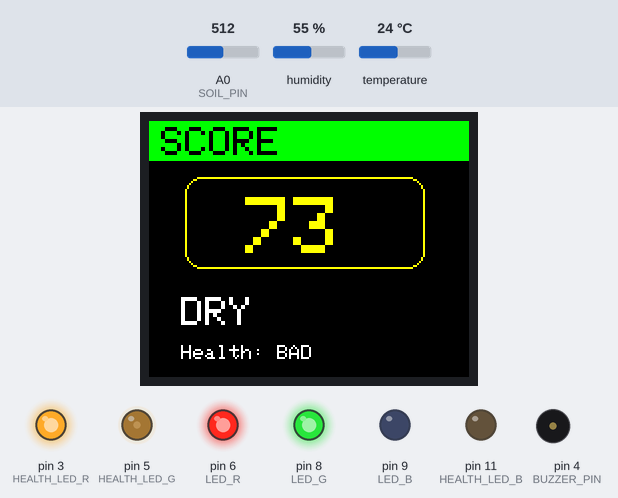
A sketch run on a simulated Arduino Uno, built with avr-gcc and run on an emulated ATmega328P. On the bench: 160×128 colour display, output pins drawn as LEDs (lit = HIGH), buzzer (waves = sounding). The test bench sets the inputs (shaded band); at power-on: A0 (SOIL_PIN) = 512, humidity 55 %, temperature 24 °C. What the sketch prints to the serial monitor is not drawn.

Above: at 3.0 s.
3.1 s: A0 (SOIL_PIN) set to 488
At 5.7 s:
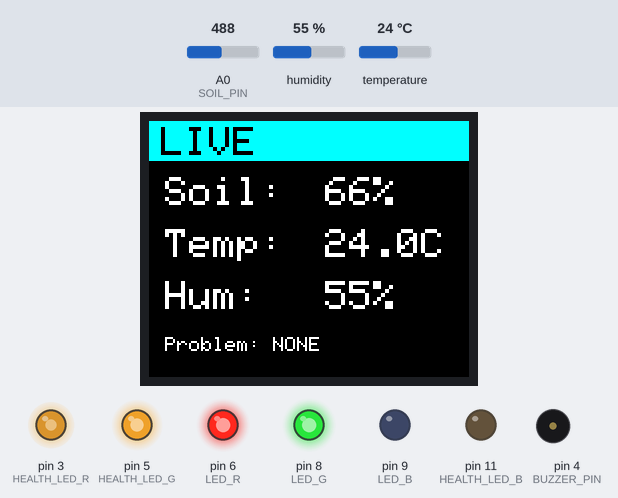
10.5 s: humidity set to 46 %
At 19.2 s:
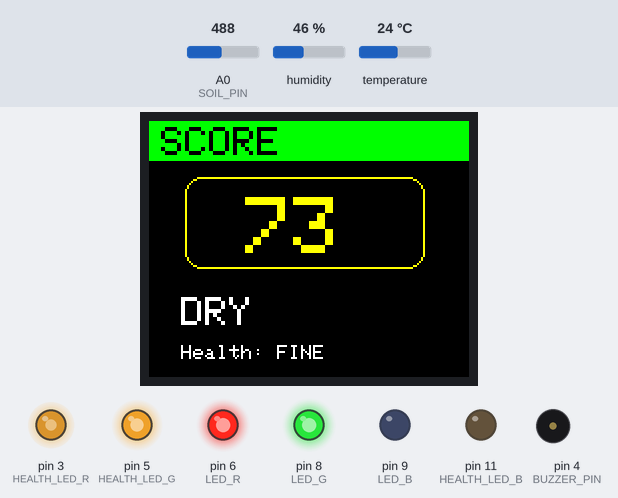
19.5 s: humidity set to 43 %
At 23.0 s:
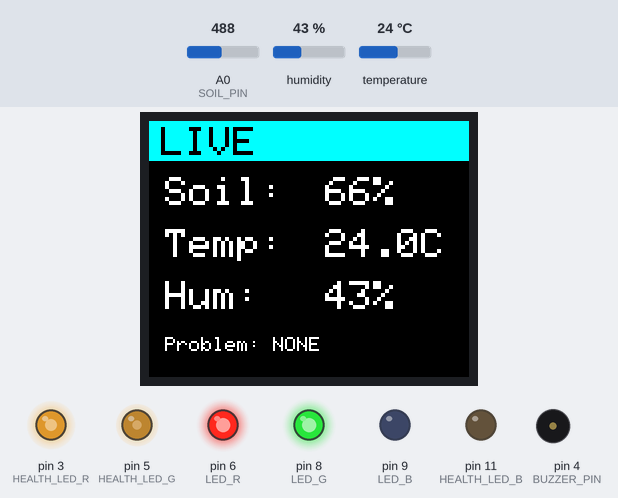
25.5 s: A0 (SOIL_PIN) set to 457
At 29.0 s:
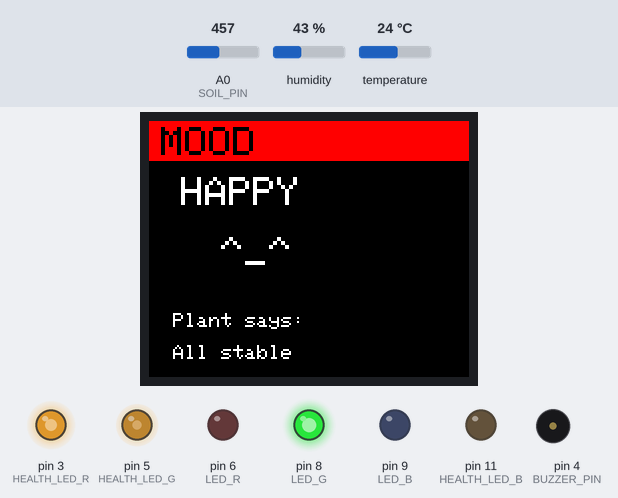
29.5 s: temperature set to 28 °C
At 30.9 s:
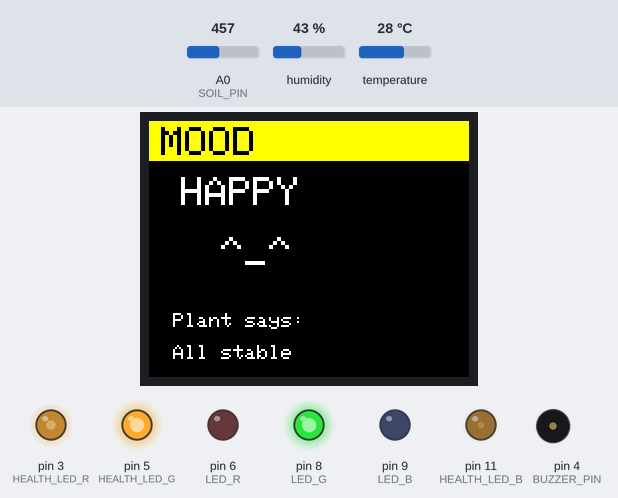
37.6 s: A0 (SOIL_PIN) set to 716
At 38.6 s:
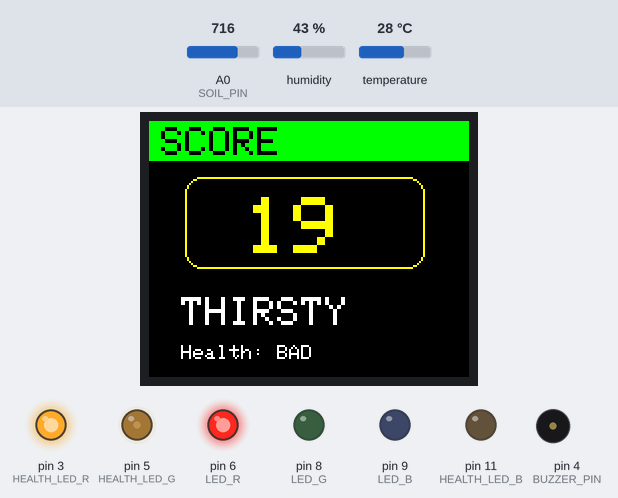
Timing chart, 0 to 47.5 s (numbered marks = the images above; inputs shaded):
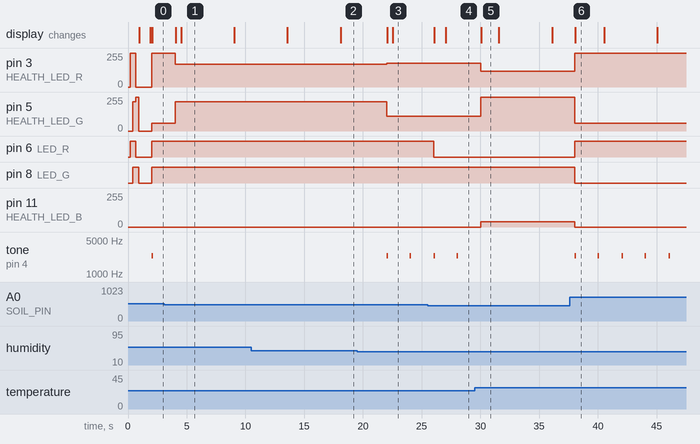

The sketch:

Plant_Happiness.ino
```cpp
// ============================================
// SMART PLANT BUDDY — Arduino Firmware
// Sensors: FC-28 soil moisture + DHT11
// Outputs: status RGB LED + health RGB LED + passive buzzer + 1.8 TFT
// Serial: JSON stream to Python logger
// TFT assumption: ST7735 128x160 SPI display
// ============================================

#include <SPI.h>
#include <Adafruit_GFX.h>
#include <Adafruit_ST7735.h>
#include <DHT.h>

#define SOIL_PIN       A0
#define DHT_PIN         7
#define DHT_TYPE    DHT11

// Moisture/status LED
#define LED_R           6
#define LED_G           8
#define LED_B           9

// Overall health LED
#define HEALTH_LED_R    3
#define HEALTH_LED_G    5
#define HEALTH_LED_B   11

// Buzzer
#define BUZZER_PIN      4

// TFT pins use software SPI
#define TFT_CS         10
#define TFT_DC         12
#define TFT_RST        A1
#define TFT_MOSI       A2
#define TFT_SCLK       A3

const int   SOIL_RAW_WET         = 320;
const int   SOIL_RAW_DRY         = 820;
const int   SOIL_SURFACE_DRY_PCT = 70;
const int   SOIL_DRY_PCT         = 50;
const int   SOIL_WET_PCT         = 80;
const int   SOIL_DRENCHED_PCT    = 90;

const float TEMP_OPT_LOW         = 20.0;
const float TEMP_OPT_HIGH        = 30.0;
const float TEMP_WARN_MARGIN     = 2.0;
const float TEMP_CRIT_HIGH       = 35.0;
const float TEMP_CRIT_LOW        = 12.0;
const float HUMID_LOW            = 35.0;
const float HUMID_HIGH           = 85.0;

const unsigned long READ_EVERY    = 2000;
const unsigned long TFT_ROTATE_MS = 4500;
const unsigned long ALERT_BEEP_MS = 1500;

Adafruit_ST7735 tft(TFT_CS, TFT_DC, TFT_MOSI, TFT_SCLK, TFT_RST);
DHT dht(DHT_PIN, DHT_TYPE);

enum PlantStatus {
  HAPPY,
  DRY,
  THIRSTY,
  WET,
  DRENCHED,
  HOT,
  COLD,
  CRITICAL_HOT,
  CRITICAL_COLD
};

enum PlantProblem {
  NO_PROBLEM,
  TOO_HOT,
  TOO_COLD,
  TOO_HUMID,
  TOO_DRY
};

enum HealthLight {
  HEALTH_GOOD,
  HEALTH_FINE,
  HEALTH_BAD
};

unsigned long lastRead = 0;
unsigned long lastTftFlip = 0;
unsigned long lastBeepMs = 0;
uint8_t tftPage = 0;

PlantStatus status = HAPPY;
PlantProblem problem = NO_PROBLEM;
HealthLight healthLight = HEALTH_FINE;

int currentSoilPct = 0;
float currentTempC = 0.0;
float currentHumidity = 0.0;
int overallScore = 0;
bool tftReady = false;

void writeLedChannel(int pin, int value) {
  if (pin == 3 || pin == 5 || pin == 6 || pin == 9 || pin == 10 || pin == 11) {
    analogWrite(pin, value);
  } else {
    digitalWrite(pin, value >= 128 ? HIGH : LOW);
  }
}

void setStatusLED(int r, int g, int b) {
  writeLedChannel(LED_R, r);
  writeLedChannel(LED_G, g);
  writeLedChannel(LED_B, b);
}

void setHealthLED(int r, int g, int b) {
  writeLedChannel(HEALTH_LED_R, r);
  writeLedChannel(HEALTH_LED_G, g);
  writeLedChannel(HEALTH_LED_B, b);
}

bool soilGood(int soilPct) {
  return soilPct >= 65 && soilPct <= 100;
}

bool tempGood(float tempC) {
  return tempC >= 25.0 && tempC <= 32.0;
}

bool humidityGood(float humidity) {
  return humidity >= 45.0 && humidity <= 95.0;
}

PlantProblem detectProblem(int soilPct, float tempC, float humidity) {
  if (tempC >= TEMP_CRIT_HIGH || tempC > TEMP_OPT_HIGH + TEMP_WARN_MARGIN) return TOO_HOT;
  if (tempC <= TEMP_CRIT_LOW || tempC < TEMP_OPT_LOW - TEMP_WARN_MARGIN) return TOO_COLD;
  if (humidity >= HUMID_HIGH) return TOO_HUMID;
  if (humidity <= HUMID_LOW) return TOO_DRY;
  return NO_PROBLEM;
}

PlantStatus detectStatus(int soilPct, float tempC, PlantProblem currentProblem) {
  if (tempC >= TEMP_CRIT_HIGH) return CRITICAL_HOT;
  if (tempC <= TEMP_CRIT_LOW) return CRITICAL_COLD;
  if (soilPct <= SOIL_DRY_PCT) return THIRSTY;
  if (soilPct <= SOIL_SURFACE_DRY_PCT) return DRY;
  if (soilPct >= SOIL_DRENCHED_PCT) return DRENCHED;
  if (soilPct >= SOIL_WET_PCT) return WET;
  if (currentProblem == TOO_HOT) return HOT;
  if (currentProblem == TOO_COLD) return COLD;
  return HAPPY;
}

HealthLight detectHealthLight(int soilPct, float tempC, float humidity) {
  int goodCount = (soilGood(soilPct) ? 1 : 0) +
                  (tempGood(tempC) ? 1 : 0) +
                  (humidityGood(humidity) ? 1 : 0);

  if (goodCount == 3) return HEALTH_GOOD;
  if (goodCount == 2) return HEALTH_FINE;
  return HEALTH_BAD;
}

int calculateOverallScore(int soilPct, float tempC, float humidity, PlantStatus currentStatus, PlantProblem currentProblem) {
  float soilScore = constrain(100.0 - abs(soilPct - 75) * 2.0, 0.0, 100.0);
  float tempCenter = (TEMP_OPT_LOW + TEMP_OPT_HIGH) / 2.0;
  float tempRange = (TEMP_OPT_HIGH - TEMP_OPT_LOW) / 2.0;
  float tempScore = constrain(100.0 - (abs(tempC - tempCenter) / max(tempRange, 0.1)) * 28.0, 0.0, 100.0);
  float humidityScore = constrain(100.0 - abs(humidity - 60.0) * 2.2, 0.0, 100.0);

  float combined = soilScore * 0.45 + tempScore * 0.35 + humidityScore * 0.20;

  switch (currentStatus) {
    case HAPPY:         combined += 8;  break;
    case DRY:           combined -= 10; break;
    case THIRSTY:       combined -= 22; break;
    case WET:           combined -= 8;  break;
    case DRENCHED:      combined -= 18; break;
    case HOT:
    case COLD:          combined -= 15; break;
    case CRITICAL_HOT:
    case CRITICAL_COLD: combined -= 35; break;
  }

  switch (currentProblem) {
    case TOO_HOT:
    case TOO_COLD: combined -= 10; break;
    case TOO_HUMID:
    case TOO_DRY:  combined -= 6;  break;
    case NO_PROBLEM: break;
  }

  return constrain((int)combined, 0, 100);
}

const char* statusLabel(PlantStatus value) {
  switch (value) {
    case HAPPY: return "HAPPY";
    case DRY: return "DRY";
    case THIRSTY: return "THIRSTY";
    case WET: return "WET";
    case DRENCHED: return "DRENCHED";
    case HOT: return "HOT";
    case COLD: return "COLD";
    case CRITICAL_HOT: return "CRIT HOT";
    case CRITICAL_COLD: return "CRIT COLD";
  }
  return "UNKNOWN";
}

const char* shortProblemLabel(PlantProblem value) {
  switch (value) {
    case NO_PROBLEM: return "NONE";
    case TOO_HOT: return "HOT";
    case TOO_COLD: return "COLD";
    case TOO_HUMID: return "HUMID";
    case TOO_DRY: return "DRY";
  }
  return "UNKNOWN";
}

const char* healthLabel(HealthLight value) {
  switch (value) {
    case HEALTH_GOOD: return "GOOD";
    case HEALTH_FINE: return "FINE";
    case HEALTH_BAD: return "BAD";
  }
  return "UNKNOWN";
}

const char* faceForStatus(PlantStatus value) {
  switch (value) {
    case HAPPY: return "^_^";
    case DRY: return "-_-";
    case THIRSTY: return "T_T";
    case HOT: return "@_@";
    case COLD: return "._.";
    case DRENCHED: return "o_o";
    default: return "o_o";
  }
}

const char* adviceLine1() {
  if (status == THIRSTY) return "Water now";
  if (status == DRY) return "Water soon";
  if (problem == TOO_HOT) return "Move to shade";
  if (problem == TOO_COLD) return "Warm the area";
  if (problem == TOO_HUMID) return "Add airflow";
  if (problem == TOO_DRY) return "Raise humidity";
  if (status == DRENCHED) return "Stop watering";
  return "All stable";
}

const char* adviceLine2() {
  if (overallScore >= 80) return "Plant looks healthy";
  if (overallScore >= 60) return "Monitor closely";
  if (overallScore >= 40) return "Needs attention";
  return "Take action soon";
}

void updateStatusLED() {
  if (currentSoilPct <= SOIL_DRY_PCT) {
    setStatusLED(255, 0, 0);
    return;
  }
  if (currentSoilPct <= SOIL_SURFACE_DRY_PCT) {
    setStatusLED(255, 200, 0);
    return;
  }
  setStatusLED(0, 255, 0);
}

void updateHealthLED() {
  bool goodSoil = soilGood(currentSoilPct);
  bool goodTemp = tempGood(currentTempC);
  bool goodHumidity = humidityGood(currentHumidity);
  int goodCount = (goodSoil ? 1 : 0) + (goodTemp ? 1 : 0) + (goodHumidity ? 1 : 0);

  if (goodSoil && goodTemp && goodHumidity) {
    setHealthLED(0, 255, 0);
  } else if (goodSoil && !goodTemp && !goodHumidity) {
    setHealthLED(180, 110, 0);
  } else if (goodSoil && goodTemp && !goodHumidity) {
    setHealthLED(120, 255, 40);
  } else if (goodSoil && !goodTemp && goodHumidity) {
    setHealthLED(170, 220, 0);
  } else if (!goodSoil && goodTemp && goodHumidity) {
    setHealthLED(255, 120, 0);
  } else if (goodCount == 1) {
    setHealthLED(255, 60, 0);
  } else {
    setHealthLED(255, 0, 0);
  }
}

void updateBuzzer() {
  static unsigned long lastCritHotBeep = 0;
  static unsigned long lastCritColdBeep = 0;

  if (status == CRITICAL_HOT) {
    if (millis() - lastCritHotBeep >= 60) {
      lastCritHotBeep = millis();
      tone(BUZZER_PIN, 4000, 45);
    }
    return;
  }

  if (status == CRITICAL_COLD) {
    if (millis() - lastCritColdBeep >= 260) {
      lastCritColdBeep = millis();
      tone(BUZZER_PIN, 2600, 120);
    }
    return;
  }

  if (healthLight != HEALTH_BAD) {
    noTone(BUZZER_PIN);
    return;
  }

  if (millis() - lastBeepMs >= ALERT_BEEP_MS) {
    lastBeepMs = millis();
    tone(BUZZER_PIN, 2400, 120);
  }
}

void header(const char *title, uint16_t color) {
  tft.fillRect(0, 0, 160, 20, color);
  tft.setTextColor(ST77XX_BLACK, color);
  tft.setTextSize(2);
  tft.setCursor(6, 3);
  tft.print(title);
  tft.setTextColor(ST77XX_WHITE, ST77XX_BLACK);
}

void drawScorePage() {
  header("SCORE", ST77XX_GREEN);
  tft.fillRoundRect(18, 28, 120, 46, 8, ST77XX_BLACK);
  tft.drawRoundRect(18, 28, 120, 46, 8, ST77XX_YELLOW);
  tft.setTextColor(ST77XX_YELLOW, ST77XX_BLACK);
  tft.setTextSize(4);

  if (overallScore < 10) tft.setCursor(60, 38);
  else if (overallScore < 100) tft.setCursor(48, 38);
  else tft.setCursor(36, 38);

  tft.print(overallScore);

  tft.setTextColor(ST77XX_WHITE, ST77XX_BLACK);
  tft.setTextSize(2);
  tft.setCursor(16, 88);
  tft.print(statusLabel(status));

  tft.setTextSize(1);
  tft.setCursor(16, 112);
  tft.print("Health: ");
  tft.print(healthLabel(healthLight));
}

void drawReadingsPage() {
  header("LIVE", ST77XX_CYAN);
  tft.setTextSize(2);
  tft.setTextColor(ST77XX_WHITE, ST77XX_BLACK);

  tft.setCursor(8, 28);  tft.print("Soil:");
  tft.setCursor(88, 28); tft.print(currentSoilPct); tft.print('%');

  tft.setCursor(8, 54);  tft.print("Temp:");
  tft.setCursor(88, 54); tft.print(currentTempC, 1); tft.print('C');

  tft.setCursor(8, 80);  tft.print("Hum:");
  tft.setCursor(88, 80); tft.print(currentHumidity, 0); tft.print('%');

  tft.setTextSize(1);
  tft.setCursor(8, 108);
  tft.print("Problem: ");
  tft.print(shortProblemLabel(problem));
}

void drawMoodPage() {
  uint16_t banner = healthLight == HEALTH_GOOD ? ST77XX_GREEN :
                   (healthLight == HEALTH_FINE ? ST77XX_YELLOW : ST77XX_RED);
  header("MOOD", banner);

  tft.setTextSize(2);
  tft.setCursor(16, 28);
  tft.print(statusLabel(status));

  tft.setCursor(36, 58);
  tft.print(faceForStatus(status));

  tft.setTextSize(1);
  tft.setCursor(12, 96);
  tft.print("Plant says:");
  tft.setCursor(12, 112);
  tft.print(adviceLine1());
}

void drawAdvicePage() {
  header("ADVICE", ST77XX_MAGENTA);
  tft.setTextSize(1);
  tft.setCursor(8, 28); tft.print("Now: ");  tft.print(adviceLine1());
  tft.setCursor(8, 46); tft.print("Next: "); tft.print(adviceLine2());
  tft.setCursor(8, 74); tft.print("Score 0-100 from soil,");
  tft.setCursor(8, 88); tft.print("temperature, humidity");
  tft.setCursor(8, 108); tft.print("Serial logs every 2 sec");
}

void drawSensorError() {
  tft.fillScreen(ST77XX_BLACK);
  header("ERROR", ST77XX_RED);
  tft.setTextSize(2);
  tft.setCursor(18, 34); tft.print("DHT11 fail");
  tft.setTextSize(1);
  tft.setCursor(12, 72); tft.print("Check data, power");
  tft.setCursor(12, 86); tft.print("and ground wiring.");
}

void drawTftPage(bool forceRedraw) {
  if (!tftReady) return;
  if (!forceRedraw && millis() - lastTftFlip < TFT_ROTATE_MS) return;

  tft.fillScreen(ST77XX_BLACK);
  switch (tftPage) {
    case 0: drawScorePage(); break;
    case 1: drawReadingsPage(); break;
    case 2: drawMoodPage(); break;
    case 3: drawAdvicePage(); break;
  }
}

void emitReading(int soilPct, float tempC, float humidity, int score) {
  Serial.print("{\"soil\":");    Serial.print(soilPct);
  Serial.print(",\"temp\":");    Serial.print(tempC, 1);
  Serial.print(",\"humid\":");   Serial.print(humidity, 1);
  Serial.print(",\"status\":");  Serial.print(status);
  Serial.print(",\"problem\":"); Serial.print(problem);
  Serial.print(",\"score\":");   Serial.print(score);
  Serial.println("}");
}

void startupSequence() {
  setStatusLED(255, 0, 0);   setHealthLED(255, 0, 0);   delay(250);
  setStatusLED(255, 180, 0); setHealthLED(255, 220, 0); delay(250);
  setStatusLED(0, 255, 0);   setHealthLED(0, 255, 0);   delay(250);
  setStatusLED(0, 0, 0);     setHealthLED(0, 0, 0);

  if (tftReady) {
    tft.fillScreen(ST77XX_BLACK);
    header("PLANT ON", ST77XX_GREEN);
    tft.setTextColor(ST77XX_WHITE, ST77XX_BLACK);
    tft.setTextSize(2);
    tft.setCursor(14, 42); tft.print("Smart Plant");
    tft.setCursor(24, 68); tft.print("Buddy Live");
    delay(900);
  }
}

void initTft() {
  tft.initR(INITR_BLACKTAB);
  tft.setRotation(1);
  tft.fillScreen(ST77XX_BLACK);
  tftReady = true;
}

void readSensors() {
  int soilRaw = analogRead(SOIL_PIN);
  int soilPct = constrain(map(soilRaw, SOIL_RAW_DRY, SOIL_RAW_WET, 0, 100), 0, 100);
  float humidity = dht.readHumidity();
  float tempC = dht.readTemperature();

  currentSoilPct = soilPct;
  currentHumidity = humidity;
  currentTempC = tempC;

  if (isnan(humidity) || isnan(tempC)) {
    setStatusLED(255, 0, 255);
    setHealthLED(255, 0, 0);
    overallScore = 0;
    drawSensorError();
    Serial.println("{\"error\":\"DHT11 read failed\"}");
    return;
  }

  problem = detectProblem(soilPct, tempC, humidity);
  status = detectStatus(soilPct, tempC, problem);
  healthLight = detectHealthLight(soilPct, tempC, humidity);
  overallScore = calculateOverallScore(soilPct, tempC, humidity, status, problem);

  updateStatusLED();
  updateHealthLED();
  updateBuzzer();
  drawTftPage(true);
  emitReading(soilPct, tempC, humidity, overallScore);
}

void setup() {
  Serial.begin(9600);
  dht.begin();

  pinMode(LED_R, OUTPUT);
  pinMode(LED_G, OUTPUT);
  pinMode(LED_B, OUTPUT);
  pinMode(HEALTH_LED_R, OUTPUT);
  pinMode(HEALTH_LED_G, OUTPUT);
  pinMode(HEALTH_LED_B, OUTPUT);
  pinMode(BUZZER_PIN, OUTPUT);

  initTft();
  startupSequence();
  drawTftPage(true);
}

void loop() {
  unsigned long now = millis();

  if (now - lastRead >= READ_EVERY) {
    lastRead = now;
    readSensors();
  }

  if (tftReady && now - lastTftFlip >= TFT_ROTATE_MS) {
    lastTftFlip = now;
    tftPage = (tftPage + 1) % 4;
    drawTftPage(true);
  }
}
```

Measured:
- the behaviour switches between 496 and 495 on A0 (SOIL_PIN) (found by bisection; images 0 and 1)
- the behaviour switches between 45 and 44 % on humidity (found by bisection; images 2 and 3)
- the behaviour switches between 466 and 465 on A0 (SOIL_PIN) (found by bisection; images 3 and 4)
- after the input at 3.1 s, pin 3 (HEALTH_LED_R): 255/255 → 170/255 after 0.90 s; pin 5 (HEALTH_LED_G): 60/255 → 220/255 after 0.90 s; tone on pin 4 (BUZZER_PIN): stops changing and stays silent; the display: first changes after 0.95 s (image 1 shows a later state)
- after the input at 19.5 s, pin 3 (HEALTH_LED_R): 170/255 → 180/255 after 2.5 s; pin 5 (HEALTH_LED_G): 220/255 → 110/255 after 2.5 s; tone on pin 4 (BUZZER_PIN): alternates 2400 Hz for 0.12 s and silent for 1.9 s, starting after 2.5 s; the display: first changes after 2.6 s (image 3 shows a later state)
- after the input at 25.5 s, pin 6 (LED_R): HIGH → LOW after 0.52 s; the display: first changes after 0.57 s (image 4 shows a later state)
- after the input at 29.5 s, pin 3 (HEALTH_LED_R): 180/255 → 120/255 after 0.52 s; pin 5 (HEALTH_LED_G): 110/255 → 255/255 after 0.52 s; pin 11 (HEALTH_LED_B): 0/255 → 40/255 after 0.52 s; tone on pin 4 (BUZZER_PIN): stops changing and stays silent; the display: changes after 0.57 s (image 5)
- after the input at 37.6 s, pin 3 (HEALTH_LED_R): 120/255 → 255/255 after 0.42 s; pin 5 (HEALTH_LED_G): 255/255 → 60/255 after 0.42 s; pin 6 (LED_R): LOW → HIGH after 0.42 s; pin 8 (LED_G): HIGH → LOW after 0.42 s; pin 11 (HEALTH_LED_B): 40/255 → 0/255 after 0.42 s; the display: changes after 0.47 s (image 6)
